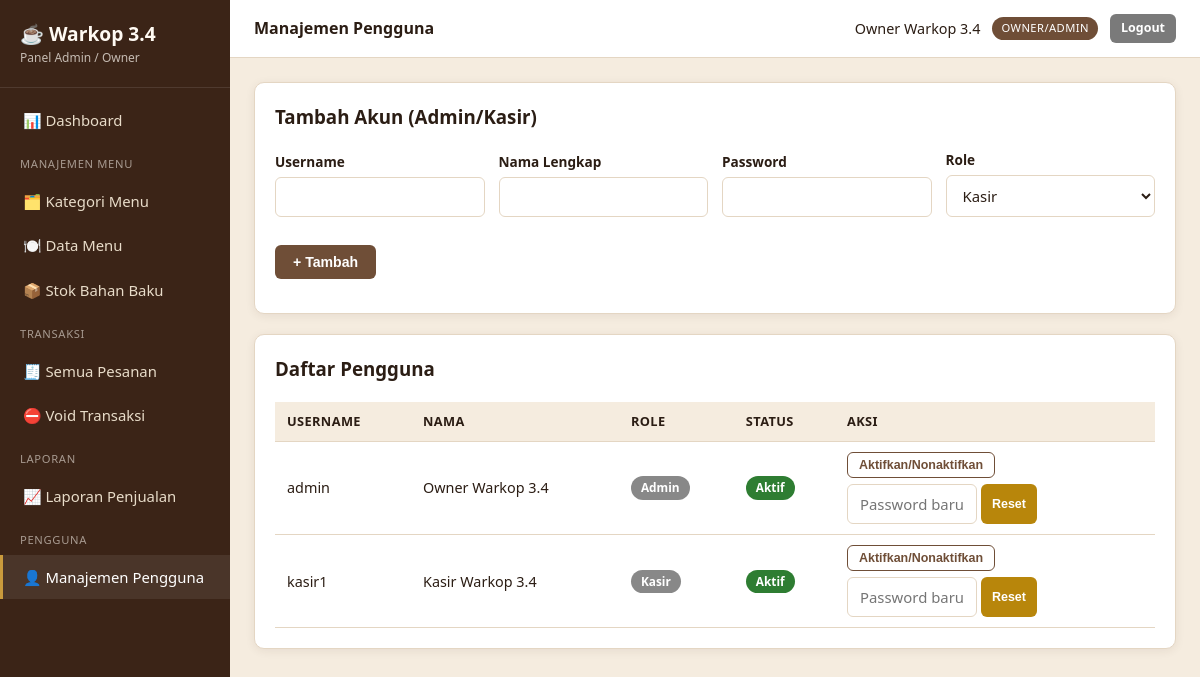
Screenshot of /admin/pengguna.php (signed in) with the database file from the repository.
### tables this page shows
CREATE TABLE users (
    id INT AUTO_INCREMENT PRIMARY KEY,
    username VARCHAR(50) NOT NULL UNIQUE,
    password VARCHAR(255) NOT NULL,            
    nama_lengkap VARCHAR(100) NOT NULL,
    role ENUM('admin','kasir') NOT NULL DEFAULT 'kasir',
    status ENUM('aktif','nonaktif') NOT NULL DEFAULT 'aktif',
    created_at DATETIME DEFAULT CURRENT_TIMESTAMP,
    updated_at DATETIME DEFAULT CURRENT_TIMESTAMP ON UPDATE CURRENT_TIMESTAMP
);

### includes/functions.php (called while the page is built, shortened)
<?php
function e(?string $string): string
{
    return htmlspecialchars((string)$string, ENT_QUOTES, 'UTF-8');
}

### includes/auth.php (called while the page is built, shortened)
<?php
require_once __DIR__ . '/functions.php';
function isLoggedIn(): bool
{
    return isset($_SESSION['user_id'], $_SESSION['role']);
}
function currentUser(): ?array
{
    return [
        'id'      => $_SESSION['user_id'],
        'username'=> $_SESSION['username'],
        'nama'    => $_SESSION['nama_lengkap'],
        'role'    => $_SESSION['role'],
    ];
}

### admin/pengguna.php (the view, shortened to what this page needs)
<?php
require_once __DIR__ . '/../includes/auth.php';
$db = getDB();
$users = $db->query('SELECT * FROM users ORDER BY role, nama_lengkap')->fetchAll();
$pageTitle = 'Manajemen Pengguna'; $activeMenu = 'pengguna';
require __DIR__ . '/../includes/layout_admin_top.php';
?>
<div class="card">
  <h3>Tambah Akun (Admin/Kasir)</h3>
  <form method="post" action="" class="form-row" style="align-items:flex-end">
    <div class="form-group"><label>Username</label><input type="text" name="username" required></div>
    <div class="form-group"><label>Nama Lengkap</label><input type="text" name="nama_lengkap" required></div>
    <div class="form-group"><label>Password</label><input type="password" name="password" required minlength="6"></div>
    <div class="form-group">
      <label>Role</label>
      <select name="role">
        <option value="kasir">Kasir</option>
      </select>
    </div>
    <div class="form-group"><button class="btn">+ Tambah</button></div>
  </form>
</div>
<div class="card">
  <h3>Daftar Pengguna</h3>
  <div class="table-wrap">
  <table>
    <thead><tr><th>Username</th><th>Nama</th><th>Role</th><th>Status</th><th style="width:320px">Aksi</th></tr></thead>
    <tbody>
    <?php foreach ($users as $u): ?>
      <tr>
        <td><?= e($u['username']) ?></td>
        <td><?= e($u['nama_lengkap']) ?></td>
        <td><span class="badge badge-secondary"><?= e(ucfirst($u['role'])) ?></span></td>
        <td><span class="badge <?= $u['status']==='aktif'?'badge-success':'badge-danger' ?>"><?= e(ucfirst($u['status'])) ?></span></td>
        <td style="display:flex;gap:6px;flex-wrap:wrap">
          <form method="post" action="" data-confirm="Ubah status akun '<?= e($u['username']) ?>'?">
            <button class="btn btn-sm btn-outline" type="submit">Aktifkan/Nonaktifkan</button>
          </form>
          <form method="post" action="" style="display:flex;gap:4px" onsubmit="return confirm('Reset password akun ini?')">
            <input type="password" name="password_baru" placeholder="Password baru" required minlength="6" style="width:130px">
            <button class="btn btn-sm btn-warning" type="submit">Reset</button>
          </form>
        </td>
      </tr>
    <?php endforeach; ?>
    </tbody>
  </table>
  </div>
</div>
<?php require __DIR__ . '/../includes/layout_admin_bottom.php'; ?>

### includes/layout_admin_top.php (shortened to what this page needs)
<?php
$pageTitle  = $pageTitle ?? 'Admin';
$activeMenu = $activeMenu ?? '';
$user = currentUser();
?>
<!DOCTYPE html>
<html lang="id">
<head>
<link rel="stylesheet" href="<?= BASE_URL ?>/assets/css/style.css">
</head>
<body>
<div class="app-shell">
  <aside class="sidebar">
    <div class="brand">☕ Warkop 3.4 <small>Panel Admin / Owner</small></div>
    <nav>
      <a href="<?= BASE_URL ?>/admin/dashboard.php" class="<?= $activeMenu==='dashboard'?'active':'' ?>">📊 Dashboard</a>
      <div class="section-label">Manajemen Menu</div>
      <a href="<?= BASE_URL ?>/admin/kategori.php" class="<?= $activeMenu==='kategori'?'active':'' ?>">🗂️ Kategori Menu</a>
      <a href="<?= BASE_URL ?>/admin/menu.php" class="<?= $activeMenu==='menu'?'active':'' ?>">🍽️ Data Menu</a>
      <a href="<?= BASE_URL ?>/admin/stok.php" class="<?= $activeMenu==='stok'?'active':'' ?>">📦 Stok Bahan Baku</a>
      <div class="section-label">Transaksi</div>
      <a href="<?= BASE_URL ?>/admin/pesanan.php" class="<?= $activeMenu==='pesanan'?'active':'' ?>">🧾 Semua Pesanan</a>
      <a href="<?= BASE_URL ?>/admin/void_transaksi.php" class="<?= $activeMenu==='void'?'active':'' ?>">⛔ Void Transaksi</a>
      <div class="section-label">Laporan</div>
      <a href="<?= BASE_URL ?>/admin/laporan.php" class="<?= $activeMenu==='laporan'?'active':'' ?>">📈 Laporan Penjualan</a>
      <div class="section-label">Pengguna</div>
      <a href="<?= BASE_URL ?>/admin/pengguna.php" class="<?= $activeMenu==='pengguna'?'active':'' ?>">👤 Manajemen Pengguna</a>
    </nav>
  </aside>
  <div class="main-content">
    <div class="topbar no-print">
      <strong><?= e($pageTitle) ?></strong>
      <div class="user-info">
        <span><?= e($user['nama']) ?></span>
        <span class="role-badge">Owner/Admin</span>
        <a href="<?= BASE_URL ?>/auth/logout.php" class="btn btn-sm btn-secondary" data-confirm="Yakin ingin logout?">Logout</a>
      </div>
    </div>
    <div class="content">

### assets/css/style.css (style rules this page uses)
:root { --coffee-dark: #3b2417; --coffee: #6f4e37; --coffee-light: #a9744f; --cream: #f5ecdf; --cream-2: #fffaf3; --gold: #c99a3c; --success: #2e7d32; --danger: #c62828; --warning: #b8860b; --info: #1565c0; --text: #2b1d14; --border: #e4d6c3; --radius: 10px; --shadow: 0 2px 10px rgba(59,36,23,0.08); }
* { box-sizing: border-box; }
body { margin: 0; font-family: 'Segoe UI', Roboto, Arial, sans-serif; background: var(--cream); color: var(--text); line-height: 1.5; }
a { color: var(--coffee); text-decoration: none; }
.app-shell { display: flex; min-height: 100vh; }
.sidebar { width: 230px; background: var(--coffee-dark); color: var(--cream-2); flex-shrink: 0; padding: 20px 0; }
.sidebar .brand { font-size: 1.2rem; font-weight: 700; padding: 0 20px 20px; border-bottom: 1px solid rgba(255,255,255,0.1); margin-bottom: 10px; }
.sidebar .brand small { display:block; font-weight:400; opacity:.7; font-size:.75rem; }
.sidebar nav a { display: block; color: #e8dcc9; padding: 11px 20px; font-size: .93rem; border-left: 3px solid transparent; }
.sidebar nav a:hover, .sidebar nav a.active { background: rgba(255,255,255,0.08); border-left-color: var(--gold); text-decoration: none; color: #fff; }
.sidebar nav .section-label { padding: 14px 20px 6px; font-size: .7rem; text-transform: uppercase; letter-spacing: .06em; opacity: .55; }
.main-content { flex: 1; min-width: 0; }
.topbar { background: #fff; border-bottom: 1px solid var(--border); padding: 14px 24px; display: flex; justify-content: space-between; align-items: center; }
.topbar .user-info { font-size: .9rem; display:flex; align-items:center; gap:12px; }
.topbar .role-badge { background: var(--coffee); color:#fff; font-size:.7rem; padding: 3px 9px; border-radius: 20px; text-transform: uppercase; letter-spacing:.04em; }
.content { padding: 24px; }
.card { background: #fff; border: 1px solid var(--border); border-radius: var(--radius); box-shadow: var(--shadow); padding: 20px; margin-bottom: 20px; }
.card h3, .card h2 { margin-top: 0; }
label { display:block; font-size: .85rem; font-weight: 600; margin-bottom: 5px; }
input[type=text], input[type=password], input[type=number], input[type=search], input[type=date], input[type=file], input[type=tel], select, textarea { width: 100%; padding: 9px 12px; border: 1px solid var(--border); border-radius: 6px; font-size: .93rem; background: #fff; color: var(--text); font-family: inherit; }
.form-group { margin-bottom: 14px; }
.form-row { display:flex; gap: 14px; flex-wrap: wrap; }
.form-row > .form-group { flex: 1; min-width: 180px; }
.btn { display: inline-block; padding: 9px 18px; border-radius: 6px; border: none; cursor: pointer; font-size: .88rem; font-weight: 600; text-decoration: none; background: var(--coffee); color: #fff; }
.btn-sm { padding: 5px 11px; font-size: .78rem; }
.btn-warning { background: var(--warning); }
.btn-secondary { background: #7a7a7a; }
.btn-outline { background: transparent; border:1px solid var(--coffee); color: var(--coffee); }
table { width: 100%; border-collapse: collapse; font-size: .9rem; }
table th, table td { padding: 10px 12px; border-bottom: 1px solid var(--border); text-align: left; }
table th { background: var(--cream); font-weight: 700; font-size: .8rem; text-transform: uppercase; letter-spacing:.03em; }
.table-wrap { overflow-x: auto; }
.badge { display:inline-block; padding: 3px 10px; border-radius: 20px; font-size: .74rem; font-weight:700; color:#fff; }
.badge-success { background: var(--success); }
.badge-secondary { background: #888; }

### rows the page displays
users: nama_lengkap "Owner Warkop 3.4", username "admin", role "Admin", status "Aktif"
users: username "kasir1", nama_lengkap "Kasir Warkop 3.4", role "Kasir", status "Aktif"

### other values shown
$pageTitle "Manajemen Pengguna"
